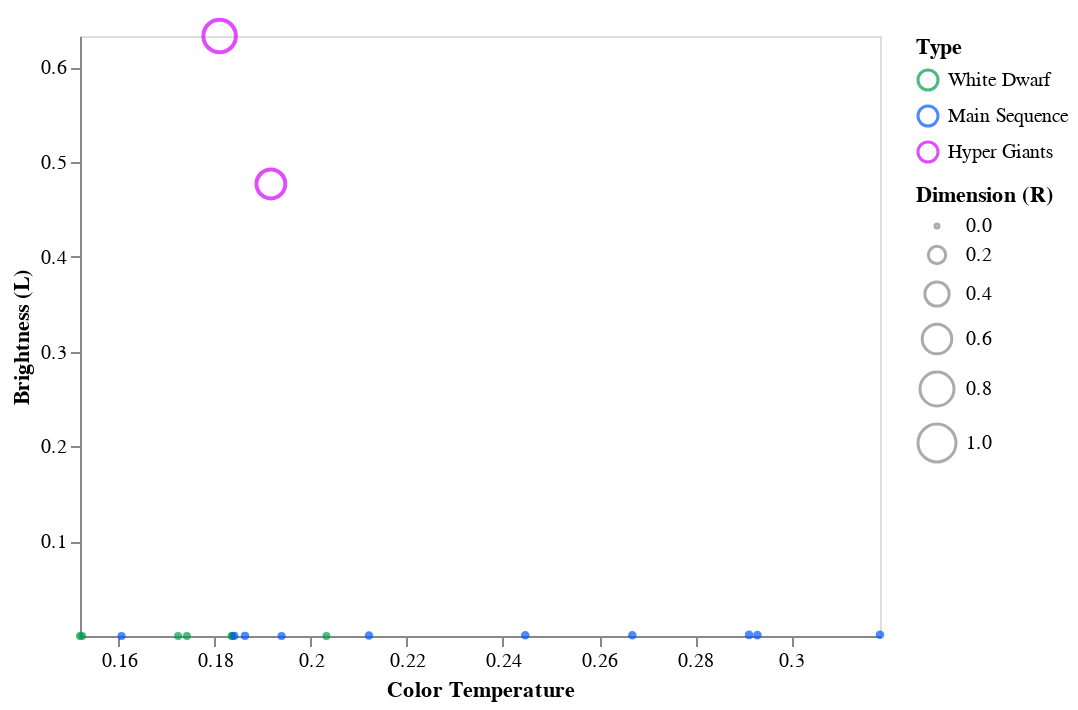

Here is the notebook cell this chart was saved with:
### Markdown cell above
In questo grafico possiamo vedere come in questa classe spettrale siano presenti quattro tipi diversi di stelle di dimensione, luminosità e temperatura variabile. Bisogna notare come la temperatura di tutte le stelle di questa classe spettrale non sia vicina allo zero e nemmeno vicina all'uno: si pongono nei valori centrali del dataset

Le stelle di dimensione maggiore appartengono al gruppo delle Hyper Giants mentre le stelle delle altre tre categorie sono molto piccole. A tal proprosito è possibile notare come le White Dwarf siano talmente piccole da perdersi nel grafico, le Super Giants sono le stelle che si trovano più a destra del grafico e quindi le più calde mentre le Main Sequence hanno una luminosità bassissima, prossima allo zero.

### Code cell
data = dataset[dataset['Spectral_Class'] == 'A']

dom = ['White Dwarf', 'Main Sequence', 'Hyper Giants']
rng = ['#029c49', '#0055ff', '#d400ff']

alt.Chart(data).mark_point().encode( 
    
    x = alt.X('Temperature',
         scale = alt.Scale(domain = (min(data.Temperature), max(data.Temperature))),
         axis = alt.Axis(format='K', title='Color Temperature', grid = False)
         ),
    
    y = alt.Y('L',
         scale = alt.Scale(domain = (min(data.L), max(data.L))),
         axis = alt.Axis(format='K', title='Brightness (L)', grid = False)
         ),
    
    size = alt.Size('R', 
                    scale = alt.Scale(domain = [0, 1]), 
                    legend = alt.Legend(title = 'Dimension (R)')
                   ),
    
    color = alt.Color('Type', scale=alt.Scale(domain=dom, range=rng)
                     )
    
)

### Figure 1 — Vega-Lite specification as saved in the notebook (floating-point values rounded to 4 significant figures)
{"config": {"view": {"continuousWidth": 400, "continuousHeight": 300}}, "data": {"name": "data-c61037aa1bc7fc69bfe0c01ed1ab28b9"}, "mark": "point", "encoding": {"color": {"type": "nominal", "field": "Type", "scale": {"domain": ["White Dwarf", "Main Sequence", "Hyper Giants"], "range": ["#029c49", "#0055ff", "#d400ff"]}}, "size": {"type": "quantitative", "field": "R", "legend": {"title": "Dimension (R)"}, "scale": {"domain": [0, 1]}}, "x": {"type": "quantitative", "axis": {"format": "K", "grid": false, "title": "Color Temperature"}, "field": "Temperature", "scale": {"domain": [0.152, 0.3185]}}, "y": {"type": "quantitative", "axis": {"format": "K", "grid": false, "title": "Brightness (L)"}, "field": "L", "scale": {"domain": [7.064e-11, 0.6328]}}}, "$schema": "https://vega.github.io/schema/vega-lite/v4.8.1.json", "datasets": {"data-c61037aa1bc7fc69bfe0c01ed1ab28b9": [{"Temperature": 0.1524, "L": 4.827e-10, "R": 2.022e-06, "A_M": 0.8111, "Color": "White", "Spectral_Class": "A", "Type": "White Dwarf"}, {"Temperature": 0.1724, "L": 4.945e-10, "R": 8.211e-07, "A_M": 0.8261, "Color": "White", "Spectral_Class": "A", "Type": "White Dwarf"}, {"Temperature": 0.1742, "L": 8.594e-10, "R": 6.672e-07, "A_M": 0.8168, "Color": "Blue-White", "Spectral_Class": "A", "Type": "White Dwarf"}, {"Temperature": 0.1606, "L": 1.024e-05, "R": 0.0009195, "A_M": 0.4484, "Color": "White", "Spectral_Class": "A", "Type": "Main Sequence"}, {"Temperature": 0.1837, "L": 5.651e-10, "R": 5.645e-07, "A_M": 0.8036, "Color": "White", "Spectral_Class": "A", "Type": "White Dwarf"}, {"Temperature": 0.2033, "L": 4.356e-10, "R": 1.283e-06, "A_M": 0.8099, "Color": "Blue-White", "Spectral_Class": "A", "Type": "White Dwarf"}, {"Temperature": 0.1863, "L": 5.298e-05, "R": 0.001345, "A_M": 0.4181, "Color": "Blue-White", "Spectral_Class": "A", "Type": "Main Sequence"}, {"Temperature": 0.2446, "L": 0.0007911, "R": 0.003578, "A_M": 0.3008, "Color": "Blue-White", "Spectral_Class": "A", "Type": "Main Sequence"}, {"Temperature": 0.2669, "L": 0.0008111, "R": 0.003593, "A_M": 0.3734, "Color": "Blue-White", "Spectral_Class": "A", "Type": "Main Sequence"}, {"Temperature": 0.1835, "L": 2.355e-10, "R": 2.002e-07, "A_M": 0.8377, "Color": "Blue-White", "Spectral_Class": "A", "Type": "White Dwarf"}, {"Temperature": 0.152, "L": 7.064e-11, "R": 1.95e-07, "A_M": 0.8358, "Color": "White", "Spectral_Class": "A", "Type": "White Dwarf"}, {"Temperature": 0.1841, "L": 4.474e-05, "R": 0.001272, "A_M": 0.3765, "Color": "Blue-White", "Spectral_Class": "A", "Type": "Main Sequence"}, {"Temperature": 0.3185, "L": 0.001286, "R": 0.002944, "A_M": 0.3089, "Color": "Blue-White", "Spectral_Class": "A", "Type": "Main Sequence"}, {"Temperature": 0.2912, "L": 0.001175, "R": 0.003183, "A_M": 0.3296, "Color": "Blue-White", "Spectral_Class": "A", "Type": "Main Sequence"}, {"Temperature": 0.2121, "L": 0.0006499, "R": 0.003001, "A_M": 0.3731, "Color": "Blue-White", "Spectral_Class": "A", "Type": "Main Sequence"}, {"Temperature": 0.293, "L": 0.0009277, "R": 0.003071, "A_M": 0.369, "Color": "Blue-White", "Spectral_Class": "A", "Type": "Main Sequence"}, {"Temperature": 0.1939, "L": 3.414e-05, "R": 0.0009759, "A_M": 0.4114, "Color": "Blue-White", "Spectral_Class": "A", "Type": "Main Sequence"}, {"Temperature": 0.181, "L": 0.6328, "R": 0.7303, "A_M": 0.03721, "Color": "White", "Spectral_Class": "A", "Type": "Hyper Giants"}, {"Temperature": 0.1917, "L": 0.4767, "R": 0.5707, "A_M": 0.02158, "Color": "White", "Spectral_Class": "A", "Type": "Hyper Giants"}]}}
